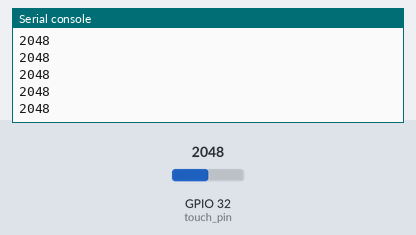
Recording of a program running on a simulated ESP32 board running MicroPython. Parts: the last lines printed to the serial console. The test bench sets the inputs (shaded band); at power-on: GPIO 32 (touch_pin) = 2048 (analog values on the 0–4095 scale).

Above: at 1.2 s.
1.3 s: GPIO 32 (touch_pin) set to 2866
At 1.31 s:
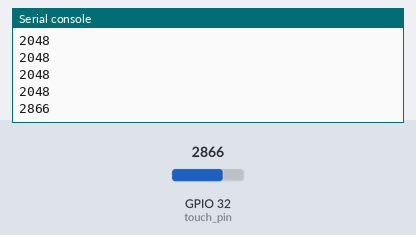
2.8 s: GPIO 32 (touch_pin) set to 3603
At 2.81 s:
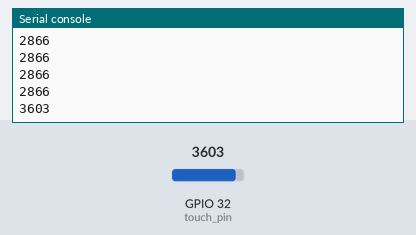
Timing chart, 0 to 5.8 s (numbered marks = the images above; inputs shaded):
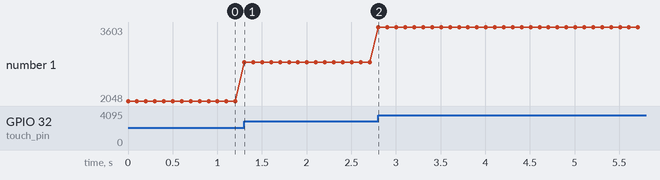

The program:

internal_touch_sensor.py
```python
import machine
from time import sleep

touch_pin = 32

adc = machine.ADC(machine.Pin(touch_pin))
#touch sensor pins gpio 32, 33, 27, 14, 12, 13, 15, 4, 0, 2
while True:
  print(adc.read())
  sleep(0.1)
```

Measured:
- after the input at 1.3 s, the serial console: prints a new line at once (image 1)
- after the input at 2.8 s, the serial console: prints a new line at once (image 2)
- plotted number 1: 2048 → 2866 after the input at 1.3 s, 2866 → 3603 after the input at 2.8 s
